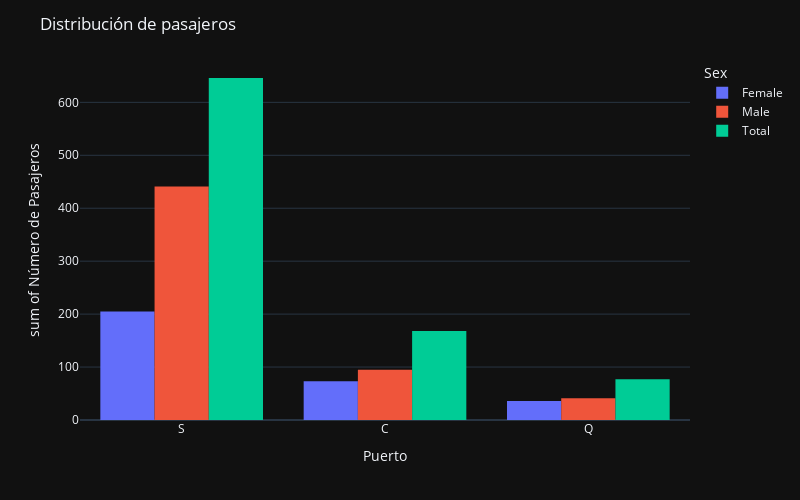

Here is the notebook cell this chart was saved with:
### Code cell
puerto_genero=titanic.groupby('Sex')['Embarked'].value_counts().reset_index()
total_puerto=titanic.groupby('Embarked')['Embarked'].count()
puerto_genero.loc[6,['Sex','Embarked','count']]=['Total','S',total_puerto.iloc[2]]
puerto_genero.loc[7,['Sex','Embarked','count']]=['Total','C',total_puerto.iloc[0]]
puerto_genero.loc[8,['Sex','Embarked','count']]=['Total','Q',total_puerto.iloc[1]]
fig4=px.histogram(puerto_genero, x="Embarked", y="count", color="Sex", 
                  labels= {'Embarked': 'Puerto','count':'Número de Pasajeros'}, nbins=3, barmode='group',template='plotly_dark')
fig4.update_layout(height=500, width=800, title_text="Distribución de pasajeros")
fig4.show()

### Figure 1 — Plotly figure (JSON) as saved in the notebook; plotly's stock layout.template omitted (floating-point values rounded to 4 significant figures)
{"data": [{"alignmentgroup": "True", "bingroup": "x", "histfunc": "sum", "hovertemplate": "Sex=Female<br>Puerto=%{x}<br>sum of Número de Pasajeros=%{y}<extra></extra>", "legendgroup": "Female", "marker": {"color": "#636efa", "pattern": {"shape": ""}}, "name": "Female", "nbinsx": 3, "offsetgroup": "Female", "orientation": "v", "showlegend": true, "type": "histogram", "x": ["S", "C", "Q"], "xaxis": "x", "y": [205, 73, 36], "yaxis": "y"}, {"alignmentgroup": "True", "bingroup": "x", "histfunc": "sum", "hovertemplate": "Sex=Male<br>Puerto=%{x}<br>sum of Número de Pasajeros=%{y}<extra></extra>", "legendgroup": "Male", "marker": {"color": "#EF553B", "pattern": {"shape": ""}}, "name": "Male", "nbinsx": 3, "offsetgroup": "Male", "orientation": "v", "showlegend": true, "type": "histogram", "x": ["S", "C", "Q"], "xaxis": "x", "y": [441, 95, 41], "yaxis": "y"}, {"alignmentgroup": "True", "bingroup": "x", "histfunc": "sum", "hovertemplate": "Sex=Total<br>Puerto=%{x}<br>sum of Número de Pasajeros=%{y}<extra></extra>", "legendgroup": "Total", "marker": {"color": "#00cc96", "pattern": {"shape": ""}}, "name": "Total", "nbinsx": 3, "offsetgroup": "Total", "orientation": "v", "showlegend": true, "type": "histogram", "x": ["S", "C", "Q"], "xaxis": "x", "y": [646, 168, 77], "yaxis": "y"}], "layout": {"barmode": "group", "height": 500, "legend": {"title": {"text": "Sex"}, "tracegroupgap": 0}, "margin": {"t": 60}, "title": {"text": "Distribución de pasajeros"}, "width": 800, "xaxis": {"anchor": "y", "domain": [0, 1], "title": {"text": "Puerto"}}, "yaxis": {"anchor": "x", "domain": [0, 1], "title": {"text": "sum of Número de Pasajeros"}}}}
